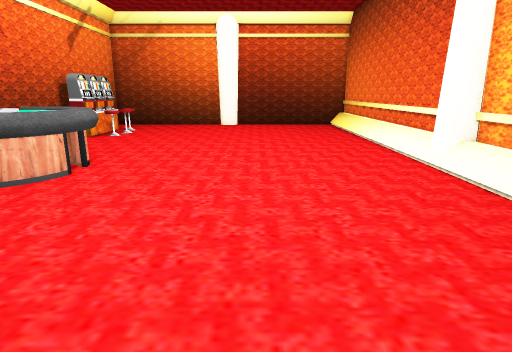
View 1 (above)

19 first-person views from a walk through a 3-D level made in the Unity game engine. The camera is 1.4 m above the floor, tilts 14° down and sees 75° across. The floor is counted in squares, 0.5 m on a side. Each view is taken from the middle of a square. On the plan, view 1 faces up. The plan holds only what a view shows up to about 20 squares ahead; the rest is blank. The place goes on beyond the plan. The player character is not drawn.

View 2
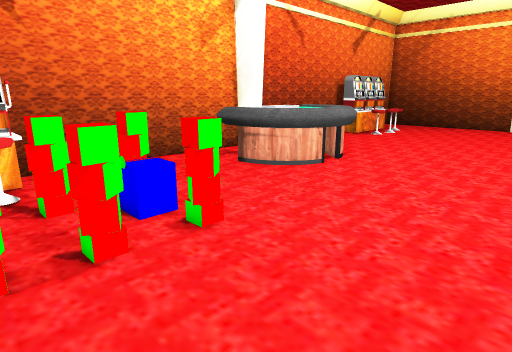

View 3
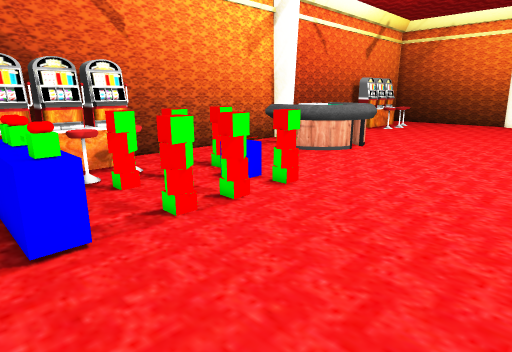

View 4
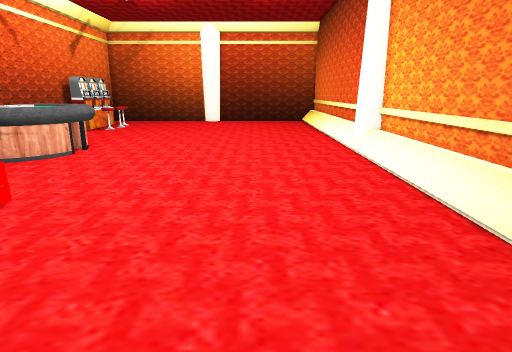

View 5
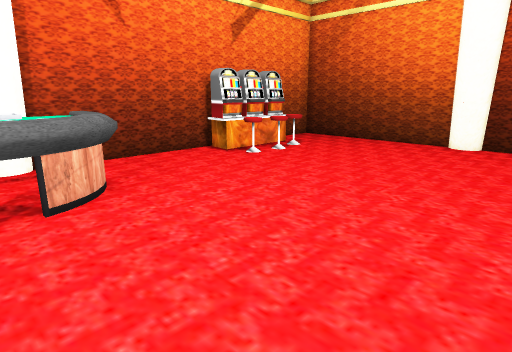

View 6
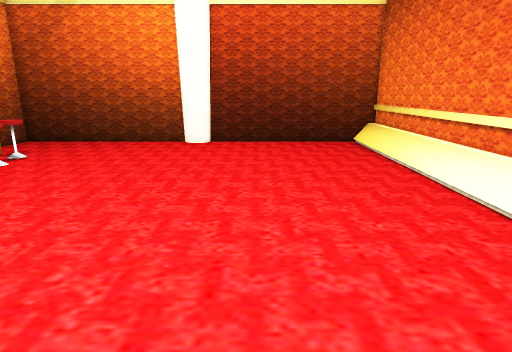

View 7
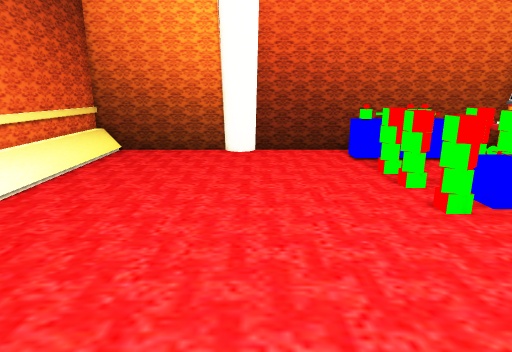

View 8
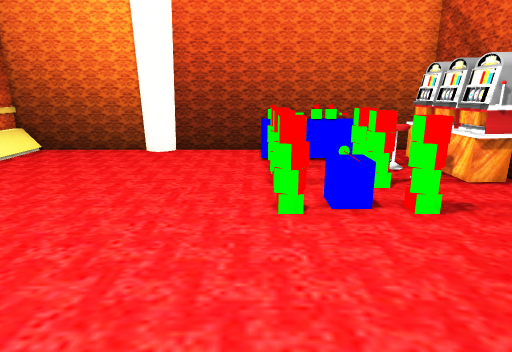

View 9
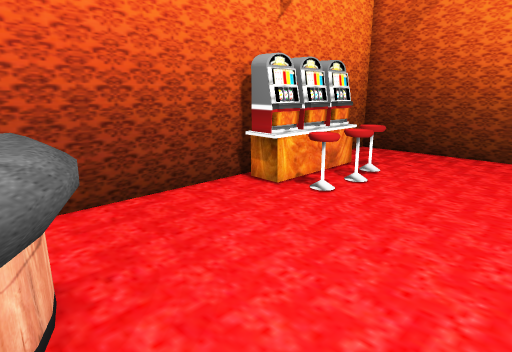

View 10
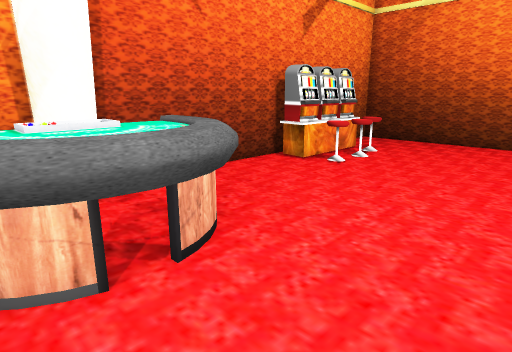

View 11
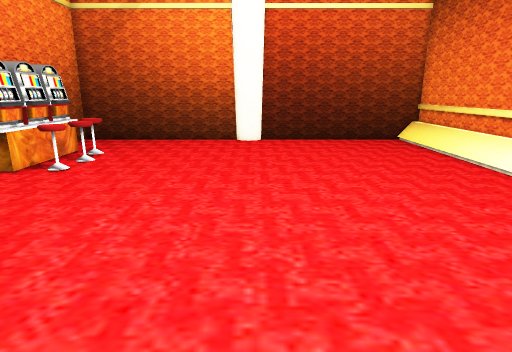

View 12
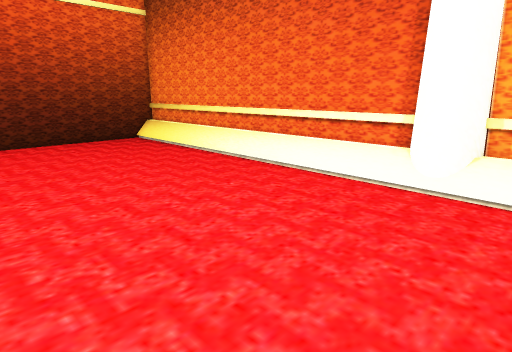

View 13
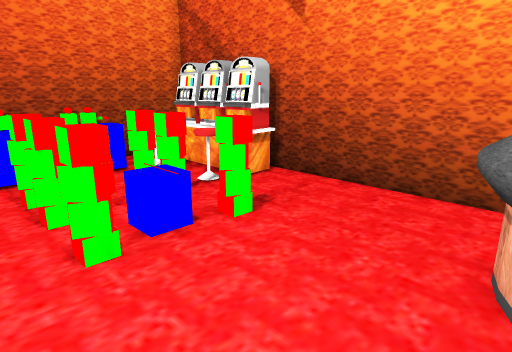

View 14
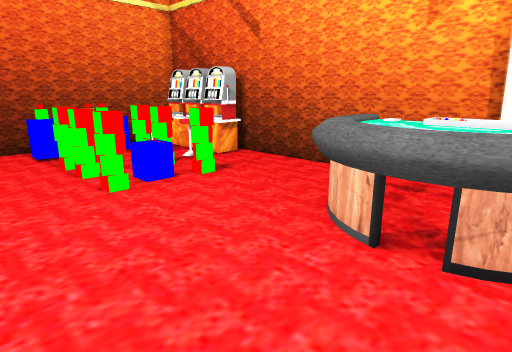

View 15
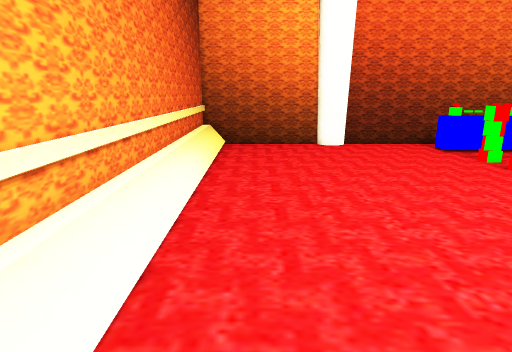

View 16
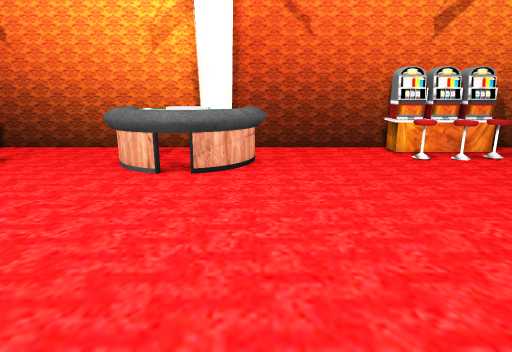

View 17
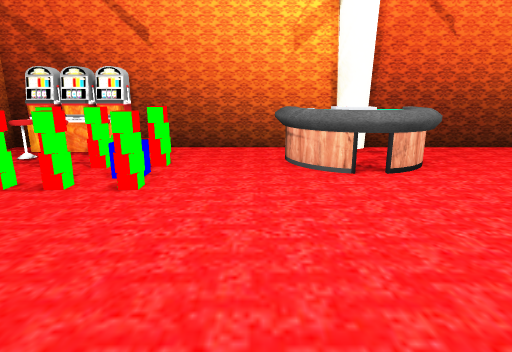

View 18
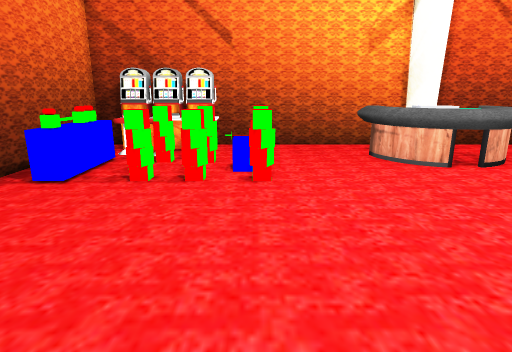

View 19
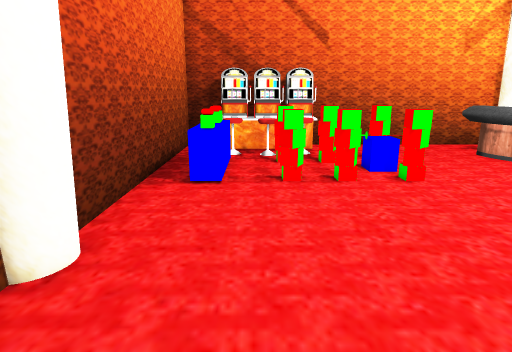

### Floor plan
Key: @ floor where view 1 was taken; # wall or solid block; . main floor; : floor 0.25 m higher than the main floor; = window, fence, low wall or low ledge; ^ raised ledge; T table; B blue block; M machine; O other object.
Columns run from 13 left of view 1 to 8 right of it. Each row starts with its distance up from view 1.
 31  #####################
 30  #........##........:#
 29  #..................:#
 28 # ..................:#
 27 # ..................:#
 26   MMM...............:#
 25  MMMM...............:#
 24  MMMM...............:#
 23 #MM M...............:#
 22 #MMMM...............:#
 21 #=M.................:#
 20 ##..................:#
 19  #..................:#
 18  #..................:#
 17  #..................:#
 16  #..................:#
 15  #.TTTT.............:#
 14  #.TTTTT............##
 13  #.TTTTT............##
 12  #.TTTTT............##
 11  #.TTTTT............:#
 10  #.TTTT.............:#
  9  #.TTT..............:#
  8  #..................:#
  7  #..................:#
  6  #..................:#
  5  #...O..O...........:#
  4 # ...OBOO...........:#
  3 # ....BO............:#
  2 #MMM.OO.O...........:#
  1 #MMMM...O...........:#
  0 #MMMMOO.O....@......:#
 -1 #MM M...............:#
 -2 #MMMM^###=..........:#
 -3 # M..^OOO=..........:#
 -4 # ...........##.....:#
 -5 ######################

Where each view was taken, in squares from view 1:
view 1: 0 up, 0 right, facing up
view 2: 0 up, 1 right, facing up-left
view 3: 4 down, 2 right, facing up-left
view 4: 4 down, 2 right, facing up
view 5: 11 up, 2 right, facing up-left
view 6: 11 up, 1 right, facing up
view 7: 12 up, 0 right, facing down
view 8: 12 up, 4 left, facing down
view 9: 14 up, 4 left, facing up-left
view 10: 10 up, 2 left, facing up-left
view 11: 10 up, 2 left, facing up
view 12: 10 up, 3 left, facing up-right
view 13: 10 up, 3 left, facing down-left
view 14: 14 up, 1 left, facing down-left
view 15: 14 up, 5 right, facing down
view 16: 15 up, 5 right, facing left
view 17: 8 up, 5 right, facing left
view 18: 4 up, 6 right, facing left
view 19: 1 down, 6 right, facing left
